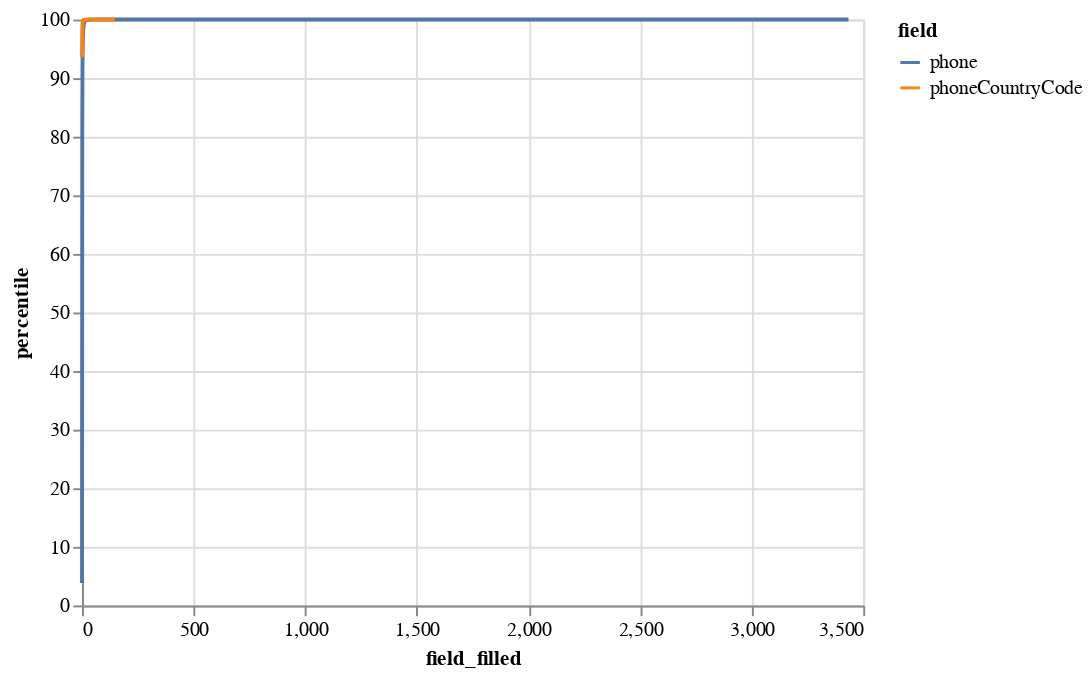

Notebook code for this chart:
### Code cell
import seaborn as sns
import pandas as pd
import altair as alt

final = pd.read_pickle("ui_final.pkl")

d = final.loc[
    (final["step"] == "phone-number")
    & (final["field"].isin(["phone", "phoneCountryCode"])),
    :,
]

d = d.groupby(["domain_userid", "field"])["field_filled"].agg("sum").reset_index()

d = d.groupby(["field_filled", "field"])["domain_userid"].agg("nunique").reset_index()

d["perc"] = (
    100 * d["domain_userid"] / d.groupby("field")["domain_userid"].transform("sum")
)

d["percentile"] = d.groupby("field")["perc"].cumsum()

### Figure 1 — Vega-Lite specification as saved in the notebook (floating-point values rounded to 4 significant figures; data arrays with more than 128 entries replaced by an {"elided": "..."} marker saying what was removed)
{"config": {"view": {"continuousWidth": 400, "continuousHeight": 300}}, "data": {"name": "data-877bfbf19611e5b3b6ad88748402f509"}, "mark": "line", "encoding": {"color": {"type": "nominal", "field": "field"}, "x": {"type": "quantitative", "field": "field_filled"}, "y": {"type": "quantitative", "field": "percentile"}}, "$schema": "https://vega.github.io/schema/vega-lite/v4.0.2.json", "datasets": {"data-877bfbf19611e5b3b6ad88748402f509": {"elided": "148 records"}}}
